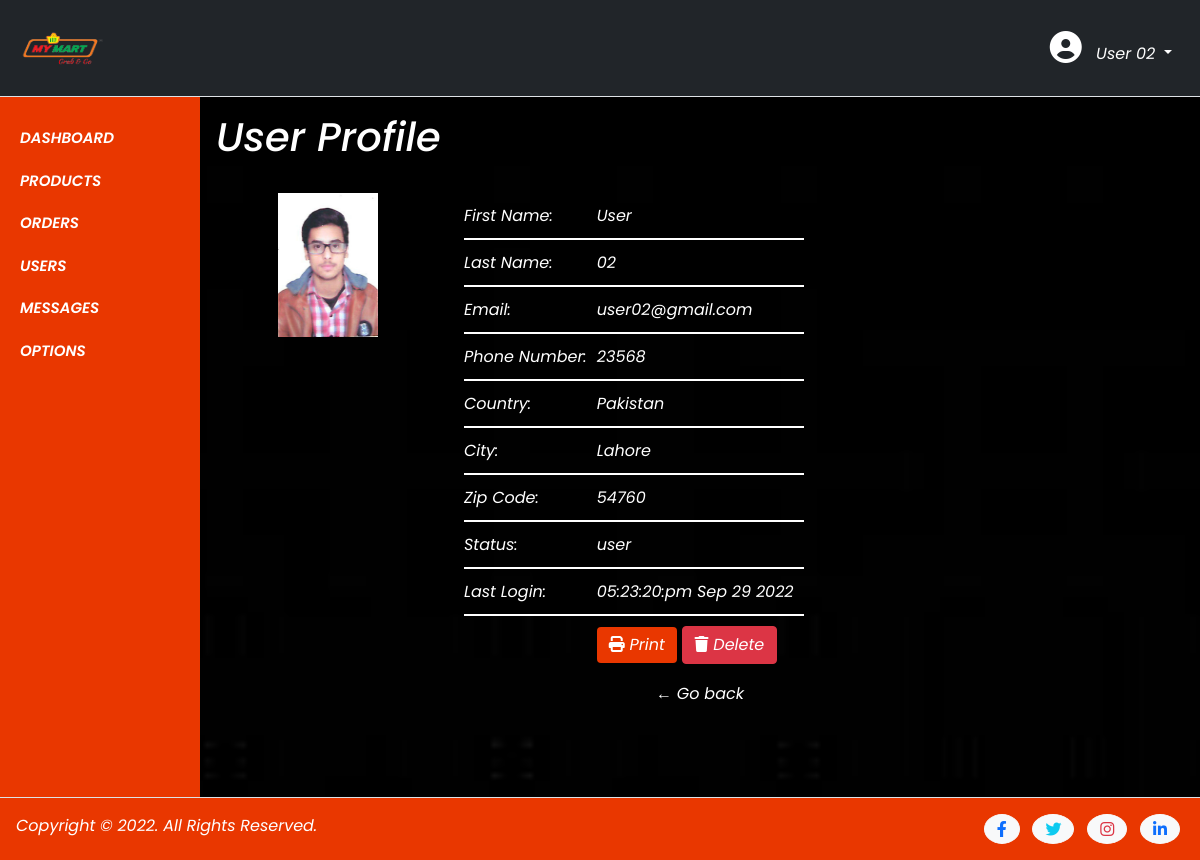
/admin/user_profile.php?id=9 (signed in), run on the app's committed database.
### tables this page shows
CREATE TABLE `options` (
  `id` int(11) NOT NULL,
  `site_title` varchar(255) NOT NULL,
  `site_favicon` varchar(255) NOT NULL,
  `site_logo` varchar(255) NOT NULL,
  `site_description` text NOT NULL,
  `footer_text` text NOT NULL,
  `currency_format` varchar(255) NOT NULL
);

CREATE TABLE `users` (
  `ID` bigint(255) NOT NULL,
  `profile_pic` varchar(255) NOT NULL,
  `fname` varchar(255) NOT NULL,
  `lname` varchar(255) NOT NULL,
  `email` varchar(255) NOT NULL,
  `password` varchar(255) NOT NULL,
  `phone` varchar(255) NOT NULL,
  `country` varchar(255) NOT NULL,
  `city` varchar(255) NOT NULL,
  `zip` varchar(255) NOT NULL,
  `status` varchar(255) NOT NULL,
  `last_login_details` varchar(255) NOT NULL
);

### admin/user_profile.php (the view, shortened to what this page needs)
<html lang="en">
<head>
    <?php require_once 'admin_links.php'; ?>
</head>
<body>
    <?php require_once 'header.php'; ?>
    <section class="admin_section section_content">
        <div class="container-fluid">
            <div class="admin_content text-white">
                <div class="row">
                    <div class="col-lg-2 col-md-2 col-sm-12" id="admin-menu">
                        <?php require_once 'sidebar.php'; ?>
                    </div>
                    <div class="col-lg-10 col-md-01 col-sm-12 text-white p-3">
                        <h1>User Profile</h1></br>
                        <?php
                            require_once '../config.php';
                            $id = $_GET['id'];
                            $select_data = "SELECT * FROM `users` WHERE `id` = '$id'";
                            $select_data_query = mysqli_query($conn, $select_data) or die('Query Failed');
                            if(mysqli_num_rows($select_data_query) > 0) {
                                while($row = mysqli_fetch_assoc($select_data_query)) {
                        ?>
                        <div class="row">
                            <div class="col-lg-3 col-md-3 col-sm-6 text-center">
                                <?php
                                    if($row['profile_pic']!="") {
                                        ?>
                                            <img src="../upload-images/<?php echo $row['profile_pic']; ?>" width="100" height="30%">
                                        <?php
                                    } else {
                                        echo "No image added";
                                    }
                                ?>
                            </div>
                            <div class="col-lg-9 col-md-9 col-sm-6">
                                <table class="text-white">
                                    <tr class="user_detail_tr">
                                        <td class="user_detail_td">First Name:</td>
                                        <td class="user_detail_td"><?php echo $row['fname']; ?></td>
                                    </tr>
                                    <tr class="user_detail_tr">
                                        <td class="user_detail_td">Last Name:</td>
                                        <td class="user_detail_td"><?php echo $row['lname']; ?></td>
                                    </tr>
                                    <tr class="user_detail_tr">
                                        <td class="user_detail_td">Email:</td>
                                        <td class="user_detail_td"><?php echo $row['email']; ?></td>
                                    </tr>
                                    <tr class="user_detail_tr">
                                        <td class="user_detail_td">Phone Number:</td>
                                        <td class="user_detail_td"><?php echo $row['phone']; ?></td>
                                    </tr>
                                    <tr class="user_detail_tr">
                                        <td class="user_detail_td">Country:</td>
                                        <td class="user_detail_td"><?php echo $row['country']; ?></td>
                                    </tr>
                                    <tr class="user_detail_tr">
                                        <td class="user_detail_td">City:</td>
                                        <td class="user_detail_td"><?php echo $row['city']; ?></td>
                                    </tr>
                                    <tr class="user_detail_tr">
                                        <td class="user_detail_td">Zip Code:</td>
                                        <td class="user_detail_td"><?php echo $row['zip']; ?></td>
                                    </tr>
                                    <tr class="user_detail_tr">
                                        <td class="user_detail_td">Status:</td>
                                        <td class="user_detail_td"><?php echo $row['status']; ?></td>
                                    </tr>
                                    <tr class="user_detail_tr">
                                        <td class="user_detail_td">Last Login:</td>
                                        <td class="user_detail_td"><?php echo $row['last_login_details']; ?></td>
                                    </tr>
                                    <tr class="user_detail_tr border-bottom-0">
                                        <td class="user_detail_td"></td>
                                        <td class="user_detail_td" >
                                            <button class="btn btn-primary" onclick="window.print();" data-toggle="modal" data-target="#exampleModalCenter"><i class="fa-solid fa-print"></i> Print</button>
                                            <a class="btn btn-danger" href="../delete_user.php?id=<?php echo $row['ID']; ?>&profile_pic=<?php echo $row['profile_pic']; ?>" role="button"><i class="fa-solid fa-trash"></i> Delete</a>
                                        </td>
                                    </tr>
                                </table>
                            </div>
                        </div>
                        <a href="users.php" class="nav-link text-center">&#8592; Go back</a>
                        <?php
                                }
                            } else { ?>
                                <tr class="text-center">
                                    <td colspan="6">No User Found.</td>
                                </tr>
                            <?php }
                        ?>
                    </div>
                </div>
            </div>
        </div>
    </section>
    <?php require_once 'footer.php'; ?>
</body>
</html>

### admin/header.php (shortened to what this page needs)
<nav class="navbar navbar-expand-lg navbar-light bg-dark border-bottom">
    <div class="container-fluid">
        <a class="navbar-brand" href="dashboard.php">
            <?php
                require_once '../config.php';
                $fetch_options = "SELECT * FROM `options`";
                $fetch_options_query = mysqli_query($conn, $fetch_options) or die('Query Failed');
                if(mysqli_num_rows($fetch_options_query) > 0) {
                    while($row = mysqli_fetch_assoc($fetch_options_query)) {
            ?>
            <img src="../upload-images/<?php echo $row['site_logo']; ?>">
            <?php
                    }
                }
            ?>
        </a>
        <div class="profile dropdown">
            <span class="nav-link dropdown-toggle text-white" id="navbarDropdown" role="button" data-bs-toggle="dropdown" aria-expanded="false">
                <i class="fa-solid fa-2x fa-circle-user"></i>&nbsp;&nbsp; <?php echo $_SESSION['fname'] . ' ' . $_SESSION['lname']; ?>
            </span>
        </div>
    </div>
</nav>

### admin/footer.php
<footer class="border-top">
    <div class="container-fluid d-flex justify-content-between p-3">
        <div class="copyright">
            <?php
                require_once '../config.php';
                $fetch_options = "SELECT * FROM `options`";
                $fetch_options_query = mysqli_query($conn, $fetch_options) or die('Query Failed');
                if(mysqli_num_rows($fetch_options_query) > 0) {
                    while($row = mysqli_fetch_assoc($fetch_options_query)) {
            ?>
            <p class="text-white mb-0"><?php echo $row['footer_text']; ?></p>
            <?php
                    }
                }
            ?>
        </div>
        <div class="date_time">
            <a href="#" class="mx-1"><i class="fa-brands fa-facebook-f btn btn-light text-primary rounded-circle"></i></a>
            <a href="#" class="mx-1"><i class="fa-brands fa-twitter btn btn-light text-info rounded-circle"></i></a>
            <a href="#" class="mx-1"><i class="fa-brands fa-instagram btn btn-light text-danger rounded-circle"></i></a>
            <a href="#" class="mx-1"><i class="fa-brands fa-linkedin-in btn btn-light text-primary rounded-circle"></i></a>
        </div>
    </div>
</footer>

### css/style.css (style rules this page uses)
:root { --white: #fff; --black: #000; --blue: #0dcaf0; --gray: #ccc; --red: #dc3545; --orange: #e93700; }
* { font-family: 'Poppins', sans-serif; font-style: italic; margin: 0; padding: 0; box-sizing: border-box; }
body { background-image: url(../images/bg.jpg); background-size: cover; overflow-x: hidden; }
.user_detail_tr { border-bottom: 2px solid var(--white); }
.user_detail_td { padding: 10px; padding-left: 0px; }
a { text-decoration: none; }
.btn-primary { background-color: var(--orange) !important; border: none !important; }
.navbar-brand img { width: 100px; height: 70px; }
.nav-link { color: var(--white) !important; }
footer { background-color: var(--orange); }
#admin-menu { background-color: var(--orange); padding: 20px 10px; min-height: 700px; }
a, a:hover, a:focus { text-decoration: none; outline: none; }

### data on the page
options: site_logo (picture), footer_text "Copyright © 2022. All Rights Reserved."
users: profile_pic (picture), fname "User", lname "02", email "user02@gmail.com", phone "23568", country "Pakistan", city "Lahore", zip "54760", status "user", last_login_details "05:23:20:pm Sep 29 2022"

### other printed values
$_SESSION['fname'] "User"
$_SESSION['lname'] "02"
